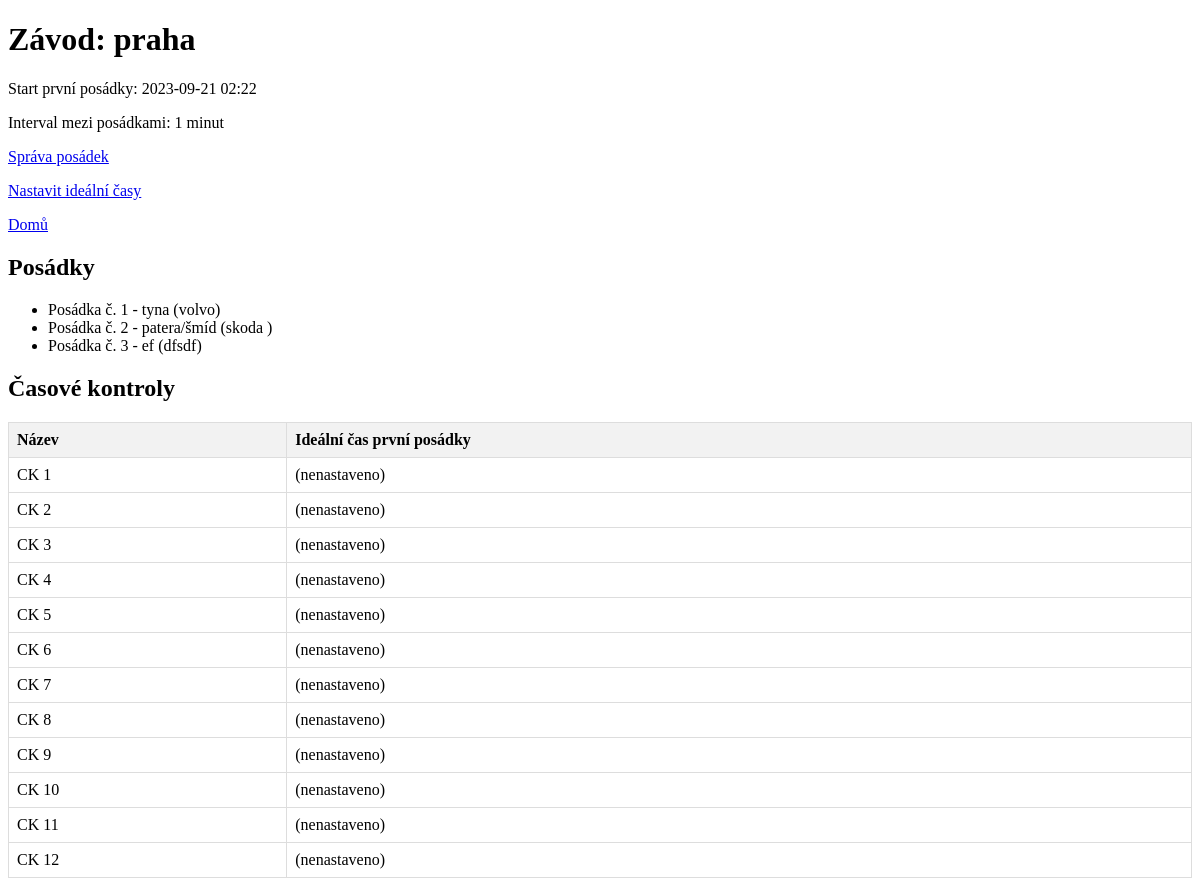
/race/1, run on an earlier commit of the app's database.
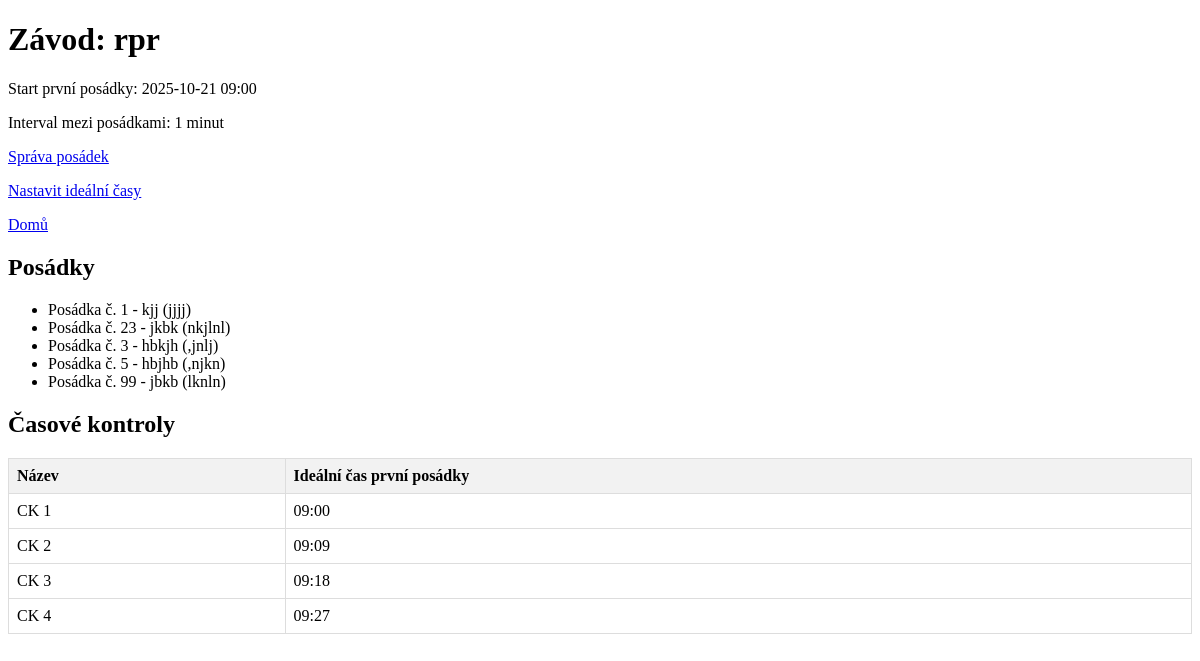
And on a later commit of the database.
### app.py (models this page shows)
class Race(db.Model):
    id = db.Column(db.Integer, primary_key=True)
    name = db.Column(db.String(100))
    start_time = db.Column(db.DateTime)
    crew_interval = db.Column(db.Integer)  # v minutách
    crews = db.relationship('Crew', backref='race', lazy=True)
    checkpoints = db.relationship('Checkpoint', backref='race', lazy=True)

class Crew(db.Model):
    id = db.Column(db.Integer, primary_key=True)
    number = db.Column(db.String(10))
    name = db.Column(db.String(100))
    vehicle = db.Column(db.String(100))
    race_id = db.Column(db.Integer, db.ForeignKey('race.id'), nullable=False)
    is_active = db.Column(db.Boolean, default=True)

class Checkpoint(db.Model):
    id = db.Column(db.Integer, primary_key=True)
    name = db.Column(db.String(100))
    order = db.Column(db.Integer)
    race_id = db.Column(db.Integer, db.ForeignKey('race.id'), nullable=False)

### app.py (the view)
@app.route("/race/<int:race_id>")
def race_detail(race_id):
    race = Race.query.get_or_404(race_id)
    crews = Crew.query.filter_by(race_id=race.id).order_by(Crew.number).all()
    checkpoints = Checkpoint.query.filter_by(race_id=race.id).order_by(Checkpoint.order).all()
    first_crew = next((crew for crew in crews if crew.number == '1'), None)
    checkpoint_times = {}
    if first_crew:
        ideal_times = IdealTime.query.filter_by(crew_id=first_crew.id).all()
        checkpoint_times = {time.checkpoint_id: time.ideal_time.strftime('%H:%M') for time in ideal_times}
    return render_template(
        "race_detail.html",
        race=race,
        crews=crews,
        checkpoints=checkpoints,
        checkpoint_times=checkpoint_times
    )

### templates/race_detail.html (shortened to what this page needs)
<!doctype html>
<html>
<head>
</head>
<body>
  <h1>Závod: {{ race.name }}</h1>
  <p>Start první posádky: {{ race.start_time.strftime('%Y-%m-%d %H:%M') }}</p>
  <p>Interval mezi posádkami: {{ race.crew_interval }} minut</p>
  <p><a href="/race/{{ race.id }}/crews">Správa posádek</a></p>
  <p><a href="/race/{{ race.id }}/setup_ideal_times">Nastavit ideální časy</a></p>
  <p><a href="{{ url_for('index') }}">Domů</a></p>
  <h2>Posádky</h2>
  <ul>
    {% for crew in crews %}
      <li>Posádka č. {{ crew.number }} - {{ crew.name }} ({{ crew.vehicle }})</li>
    {% endfor %}
  </ul>
  <h2>Časové kontroly</h2>
  <table>
    <thead>
      <tr>
        <th>Název</th>
        <th>Ideální čas první posádky</th>
      </tr>
    </thead>
    <tbody>
      {% for ck in checkpoints %}
      <tr>
        <td>{{ ck.name }}</td>
        <td>
          {% if checkpoint_times.get(ck.id) %}
            {{ checkpoint_times[ck.id] }}
          {% else %}
            (nenastaveno)
          {% endif %}
        </td>
      </tr>
      {% endfor %}
    </tbody>
  </table>
</body>
</html>

What changed in the data, as far as the page shows it:
removed Crew: number "1", name "tyna", vehicle "volvo"
removed Crew: number "2", name "patera/šmíd", vehicle "skoda"
removed Checkpoint: name "CK 5", shows "(nenastaveno)"
removed Checkpoint: name "CK 6", shows "(nenastaveno)"
removed Checkpoint: name "CK 7", shows "(nenastaveno)"
removed Checkpoint: name "CK 8", shows "(nenastaveno)"
removed Checkpoint: name "CK 9", shows "(nenastaveno)"
removed Checkpoint: name "CK 10", shows "(nenastaveno)"
removed Checkpoint: name "CK 11", shows "(nenastaveno)"
removed Checkpoint: name "CK 12", shows "(nenastaveno)"
changed Race: name "praha" → "rpr"; start_time "2023-09-21 02:22" → "2025-10-21 09:00"
added Crew: number "1", name "kjj", vehicle "jjjj"
added Crew: number "23", name "jkbk", vehicle "nkjlnl"
changed Crew: name "ef" → "hbkjh"; vehicle "dfsdf" → ",jnlj"
added Crew: number "5", name "hbjhb", vehicle ",njkn"
added Crew: number "99", name "jbkb", vehicle "lknln"
shown differently, row unchanged: Checkpoint "CK 1": checkpoint_times (not shown) → "09:00"; no longer shows "(nenastaveno)"
shown differently, row unchanged: Checkpoint "CK 2": checkpoint_times (not shown) → "09:09"; no longer shows "(nenastaveno)"
shown differently, row unchanged: Checkpoint "CK 3": checkpoint_times (not shown) → "09:18"; no longer shows "(nenastaveno)"
shown differently, row unchanged: Checkpoint "CK 4": checkpoint_times (not shown) → "09:27"; no longer shows "(nenastaveno)"
